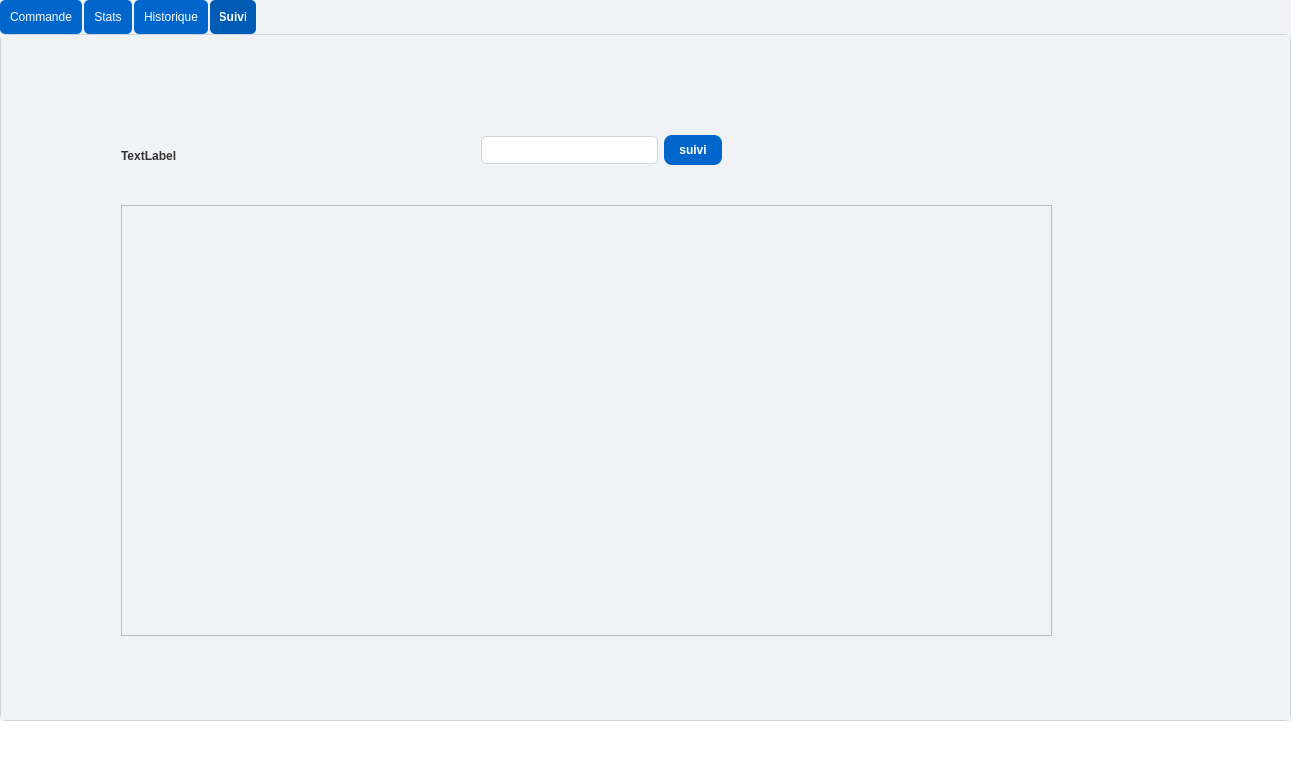
<?xml version="1.0" encoding="UTF-8"?>
<ui version="4.0">
 <class>MainWindow</class>
 <widget class="QMainWindow" name="MainWindow">
  <property name="geometry">
   <rect>
    <x>0</x>
    <y>0</y>
    <width>1305</width>
    <height>782</height>
   </rect>
  </property>
  <property name="windowTitle">
   <string>MainWindow</string>
  </property>
  <property name="styleSheet">
   <string notr="true">background-color: #FFFFFF;</string>
  </property>
  <widget class="QWidget" name="centralwidget">
   <widget class="QWidget" name="widget" native="true">
    <property name="geometry">
     <rect>
      <x>0</x>
      <y>0</y>
      <width>1291</width>
      <height>721</height>
     </rect>
    </property>
    <property name="styleSheet">
     <string notr="true">/* General Widget Style */
QWidget {
    background-color: #f0f2f5; /* Light gray */
    color: #333; /* Dark gray text */
}

/* QTabWidget Style */
QTabWidget::pane {
    border: 1px solid #d0d5db;
    background-color: #ffffff; /* White background for tabs */
    border-radius: 6px;
}

QTabBar::tab {
    background-color: #0066cc; /* Blue background for tabs */
    color: #ffffff; /* White text */
    padding: 10px;
    border-radius: 5px;
    margin-right: 2px;
}

QTabBar::tab:selected {
    background-color: #005bb5; /* Darker blue when selected */
    font-weight: bold;
}

/* Line Edit Style */
QLineEdit {
    background-color: #ffffff; /* White background */
    border: 1px solid #d0d5db;
    padding: 5px;
    border-radius: 5px;
    color: #333;
}

QLineEdit:focus {
    border: 1px solid #0066cc; /* Blue border on focus */
}

/* QDateEdit Style */
QDateEdit {
    background-color: #ffffff; /* White background */
    border: 1px solid #d0d5db;
    padding: 5px;
    border-radius: 5px;
    color: #333;
}

/* QPushButton Style */
QPushButton {
    background-color: #0066cc; /* Blue background */
    color: #ffffff; /* White text */
    border-radius: 8px;
    padding: 8px 15px;
    font-weight: bold;
}

QPushButton:hover {
    background-color: #005bb5; /* Darker blue on hover */
}

QPushButton:pressed {
    background-color: #004b99; /* Even darker blue on press */
}

/* QTableView Style */
QTableView {
    background-color: #ffffff; /* White background */
    border: 1px solid #d0d5db;
    gridline-color: #cccccc;
    font-size: 14px;
}

QHeaderView::section {
    background-color: #0066cc; /* Blue header */
    color: #ffffff; /* White text */
    padding: 8px;
    font-weight: bold;
    border: 1px solid #d0d5db;
}

/* QListWidget Style */
QListWidget {
    background-color: #ffffff; /* White background */
    border: 1px solid #d0d5db;
    color: #333; /* Dark gray text */
    padding: 5px;
}

/* QLabel Style */
QLabel {
    color: #333; /* Dark gray text */
    font-weight: bold;
}

/* QComboBox Style */
QComboBox {
    background-color: #ffffff; /* White background */
    border: 1px solid #d0d5db;
    padding: 5px;
    border-radius: 5px;
    color: #333;
}

QComboBox::drop-down {
    background-color: #0066cc; /* Blue background for dropdown */
}

</string>
    </property>
    <widget class="QTabWidget" name="tabWidget">
     <property name="geometry">
      <rect>
       <x>0</x>
       <y>0</y>
       <width>1291</width>
       <height>721</height>
      </rect>
     </property>
     <property name="styleSheet">
      <string notr="true"/>
     </property>
     <property name="currentIndex">
      <number>3</number>
     </property>
     <widget class="QWidget" name="tab">
      <attribute name="title">
       <string>Commande</string>
      </attribute>
      <widget class="QTableView" name="tableView">
       <property name="geometry">
        <rect>
         <x>550</x>
         <y>130</y>
         <width>531</width>
         <height>351</height>
        </rect>
       </property>
       <property name="styleSheet">
        <string notr="true"/>
       </property>
      </widget>
      <widget class="QWidget" name="widget" native="true">
       <property name="geometry">
        <rect>
         <x>400</x>
         <y>30</y>
         <width>244</width>
         <height>58</height>
        </rect>
       </property>
       <property name="styleSheet">
        <string notr="true">border: 2px solid black; /* 2px wide solid black border */
border-radius: 5px;     /* Optional: Makes the corners rounded */
</string>
       </property>
       <layout class="QHBoxLayout" name="horizontalLayout_4">
        <item>
         <widget class="QPushButton" name="pushButton">
          <property name="styleSheet">
           <string notr="true">background-color: rgb(255, 255, 255);</string>
          </property>
          <property name="text">
           <string/>
          </property>
          <property name="icon">
           <iconset>
            <normaloff>../rechercher.png</normaloff>../rechercher.png</iconset>
          </property>
          <property name="iconSize">
           <size>
            <width>40</width>
            <height>40</height>
           </size>
          </property>
         </widget>
        </item>
        <item>
         <widget class="QLineEdit" name="lineEditRecherche">
          <property name="styleSheet">
           <string notr="true"/>
          </property>
         </widget>
        </item>
       </layout>
      </widget>
      <widget class="QPushButton" name="exportPdfButton">
       <property name="geometry">
        <rect>
         <x>1130</x>
         <y>20</y>
         <width>141</width>
         <height>41</height>
        </rect>
       </property>
       <property name="text">
        <string>Export PDF</string>
       </property>
      </widget>
      <widget class="QWidget" name="widget_2" native="true">
       <property name="geometry">
        <rect>
         <x>20</x>
         <y>50</y>
         <width>341</width>
         <height>591</height>
        </rect>
       </property>
       <property name="styleSheet">
        <string notr="true">border: 2px solid black; /* 2px wide solid black border */
border-radius: 5px;     /* Optional: Makes the corners rounded */
</string>
       </property>
       <widget class="QWidget" name="layoutWidget">
        <property name="geometry">
         <rect>
          <x>0</x>
          <y>70</y>
          <width>341</width>
          <height>511</height>
         </rect>
        </property>
        <layout class="QVBoxLayout" name="verticalLayout">
         <item>
          <layout class="QHBoxLayout" name="horizontalLayout">
           <item>
            <widget class="QLabel" name="label">
             <property name="styleSheet">
              <string notr="true"/>
             </property>
             <property name="text">
              <string>Date de commande</string>
             </property>
            </widget>
           </item>
           <item alignment="Qt::AlignRight">
            <widget class="QDateEdit" name="dateEdit">
             <property name="styleSheet">
              <string notr="true"/>
             </property>
            </widget>
           </item>
          </layout>
         </item>
         <item>
          <layout class="QHBoxLayout" name="horizontalLayout_2">
           <item>
            <widget class="QLabel" name="label_2">
             <property name="styleSheet">
              <string notr="true"/>
             </property>
             <property name="text">
              <string>Etat de commande</string>
             </property>
            </widget>
           </item>
           <item alignment="Qt::AlignRight">
            <widget class="QLineEdit" name="lineEdit_2">
             <property name="styleSheet">
              <string notr="true"/>
             </property>
            </widget>
           </item>
          </layout>
         </item>
         <item>
          <layout class="QHBoxLayout" name="horizontalLayout_3">
           <item>
            <widget class="QLabel" name="label_3">
             <property name="styleSheet">
              <string notr="true"/>
             </property>
             <property name="text">
              <string>Montant Total</string>
             </property>
            </widget>
           </item>
           <item alignment="Qt::AlignRight">
            <widget class="QLineEdit" name="lineEdit_3">
             <property name="styleSheet">
              <string notr="true"/>
             </property>
            </widget>
           </item>
          </layout>
         </item>
         <item>
          <layout class="QHBoxLayout" name="horizontalLayout_6">
           <item>
            <widget class="QLabel" name="label_6">
             <property name="styleSheet">
              <string notr="true"/>
             </property>
             <property name="text">
              <string>Date de livraison</string>
             </property>
            </widget>
           </item>
           <item alignment="Qt::AlignRight">
            <widget class="QDateEdit" name="dateEdit_2">
             <property name="styleSheet">
              <string notr="true"/>
             </property>
            </widget>
           </item>
          </layout>
         </item>
         <item>
          <widget class="QPushButton" name="ajouterButton">
           <property name="styleSheet">
            <string notr="true"/>
           </property>
           <property name="text">
            <string>Ajouter</string>
           </property>
          </widget>
         </item>
        </layout>
       </widget>
       <widget class="QLabel" name="label_9">
        <property name="geometry">
         <rect>
          <x>20</x>
          <y>0</y>
          <width>301</width>
          <height>54</height>
         </rect>
        </property>
        <property name="styleSheet">
         <string notr="true"/>
        </property>
        <property name="text">
         <string>             Ajouter Nouvelle Commande</string>
        </property>
       </widget>
      </widget>
      <widget class="QWidget" name="widget_3" native="true">
       <property name="geometry">
        <rect>
         <x>410</x>
         <y>549</y>
         <width>361</width>
         <height>121</height>
        </rect>
       </property>
       <property name="styleSheet">
        <string notr="true">border: 2px solid black; /* 2px wide solid black border */
border-radius: 5px;     /* Optional: Makes the corners rounded */
</string>
       </property>
       <widget class="QWidget" name="layoutWidget_2">
        <property name="geometry">
         <rect>
          <x>20</x>
          <y>0</y>
          <width>321</width>
          <height>121</height>
         </rect>
        </property>
        <layout class="QVBoxLayout" name="verticalLayout_2">
         <item>
          <layout class="QHBoxLayout" name="horizontalLayout_7">
           <item>
            <widget class="QLabel" name="label_7">
             <property name="styleSheet">
              <string notr="true"/>
             </property>
             <property name="text">
              <string>ID Commande</string>
             </property>
            </widget>
           </item>
           <item>
            <widget class="QLineEdit" name="lineEdit_6">
             <property name="styleSheet">
              <string notr="true"/>
             </property>
            </widget>
           </item>
          </layout>
         </item>
         <item>
          <layout class="QHBoxLayout" name="horizontalLayout_8">
           <item>
            <widget class="QPushButton" name="supprimerButton">
             <property name="styleSheet">
              <string notr="true"/>
             </property>
             <property name="text">
              <string>Supprimer</string>
             </property>
            </widget>
           </item>
           <item>
            <widget class="QPushButton" name="modifierButton">
             <property name="styleSheet">
              <string notr="true"/>
             </property>
             <property name="text">
              <string>Modifier</string>
             </property>
            </widget>
           </item>
          </layout>
         </item>
        </layout>
       </widget>
      </widget>
      <widget class="QWidget" name="widget_4" native="true">
       <property name="geometry">
        <rect>
         <x>790</x>
         <y>549</y>
         <width>401</width>
         <height>121</height>
        </rect>
       </property>
       <property name="styleSheet">
        <string notr="true">border: 2px solid black; /* 2px wide solid black border */
border-radius: 5px;     /* Optional: Makes the corners rounded */
</string>
       </property>
       <widget class="QWidget" name="layoutWidget_3">
        <property name="geometry">
         <rect>
          <x>20</x>
          <y>0</y>
          <width>361</width>
          <height>121</height>
         </rect>
        </property>
        <layout class="QVBoxLayout" name="verticalLayout_3">
         <item>
          <layout class="QHBoxLayout" name="horizontalLayout_10">
           <item alignment="Qt::AlignLeft">
            <widget class="QLabel" name="label_8">
             <property name="styleSheet">
              <string notr="true"/>
             </property>
             <property name="text">
              <string>Trier</string>
             </property>
            </widget>
           </item>
           <item alignment="Qt::AlignRight">
            <widget class="QComboBox" name="comboBoxTri">
             <property name="styleSheet">
              <string notr="true"/>
             </property>
             <item>
              <property name="text">
               <string>ID Commande</string>
              </property>
             </item>
             <item>
              <property name="text">
               <string>Date Commande</string>
              </property>
             </item>
             <item>
              <property name="text">
               <string>Date Livraison</string>
              </property>
             </item>
            </widget>
           </item>
           <item>
            <widget class="QComboBox" name="comboBoxOrdre">
             <item>
              <property name="text">
               <string>Croissant</string>
              </property>
             </item>
             <item>
              <property name="text">
               <string>Décroissant</string>
              </property>
             </item>
            </widget>
           </item>
          </layout>
         </item>
         <item>
          <layout class="QHBoxLayout" name="horizontalLayout_9">
           <item>
            <widget class="QPushButton" name="trierButton">
             <property name="styleSheet">
              <string notr="true"/>
             </property>
             <property name="text">
              <string>OK</string>
             </property>
            </widget>
           </item>
           <item>
            <widget class="QPushButton" name="pushButton_4">
             <property name="styleSheet">
              <string notr="true"/>
             </property>
             <property name="text">
              <string>Cancel</string>
             </property>
            </widget>
           </item>
          </layout>
         </item>
        </layout>
       </widget>
      </widget>
     </widget>
     <widget class="QWidget" name="tab_3">
      <attribute name="title">
       <string>Stats</string>
      </attribute>
      <widget class="QGraphicsView" name="graphicsView">
       <property name="geometry">
        <rect>
         <x>10</x>
         <y>10</y>
         <width>1111</width>
         <height>661</height>
        </rect>
       </property>
      </widget>
      <widget class="QPushButton" name="buttonOrdersPerMonth">
       <property name="geometry">
        <rect>
         <x>1150</x>
         <y>400</y>
         <width>121</width>
         <height>51</height>
        </rect>
       </property>
       <property name="text">
        <string>Orders</string>
       </property>
      </widget>
      <widget class="QPushButton" name="buttonOrdersStatus">
       <property name="geometry">
        <rect>
         <x>1150</x>
         <y>280</y>
         <width>121</width>
         <height>51</height>
        </rect>
       </property>
       <property name="text">
        <string>STATS ETAT</string>
       </property>
      </widget>
     </widget>
     <widget class="QWidget" name="tab_2">
      <attribute name="title">
       <string>Historique</string>
      </attribute>
      <widget class="QListView" name="historiqueListView">
       <property name="geometry">
        <rect>
         <x>35</x>
         <y>70</y>
         <width>1071</width>
         <height>571</height>
        </rect>
       </property>
       <property name="styleSheet">
        <string notr="true">QListView {
    background-color: #f0f0f0; /* Couleur de fond de la liste */
    border: 1px solid #cccccc; /* Bordure extérieure */
    color: #333333; /* Couleur du texte des éléments */
    font: 12px &quot;Arial&quot;; /* Police et taille */
    padding: 5px; /* Espacement intérieur */
}

QListView::item {
    padding: 8px; /* Marges internes pour les éléments */
    border: 1px solid transparent; /* Bordure par défaut invisible */
}

QListView::item:hover {
    background-color: #d6e4ff; /* Couleur de fond au survol */
    border: 1px solid #99ccff; /* Bordure au survol */
}

QListView::item:selected {
    background-color: #3b5998; /* Couleur de fond pour les éléments sélectionnés */
    color: #ffffff; /* Couleur du texte pour les éléments sélectionnés */
    border: 1px solid #3b5998; /* Bordure autour des éléments sélectionnés */
}

QListView::item:selected:active {
    background-color: #2e477a; /* Couleur pour les éléments sélectionnés quand la liste est active */
}
</string>
       </property>
      </widget>
      <widget class="QPushButton" name="loadButton">
       <property name="geometry">
        <rect>
         <x>1130</x>
         <y>590</y>
         <width>141</width>
         <height>41</height>
        </rect>
       </property>
       <property name="text">
        <string>load</string>
       </property>
      </widget>
     </widget>
     <widget class="QWidget" name="tab_4">
      <attribute name="title">
       <string>Suivi</string>
      </attribute>
      <widget class="QGraphicsView" name="graphicsView_2">
       <property name="geometry">
        <rect>
         <x>120</x>
         <y>170</y>
         <width>931</width>
         <height>431</height>
        </rect>
       </property>
      </widget>
      <widget class="QLabel" name="statusLabel">
       <property name="geometry">
        <rect>
         <x>120</x>
         <y>100</y>
         <width>351</width>
         <height>41</height>
        </rect>
       </property>
       <property name="text">
        <string>TextLabel</string>
       </property>
      </widget>
      <widget class="QWidget" name="">
       <property name="geometry">
        <rect>
         <x>480</x>
         <y>90</y>
         <width>241</width>
         <height>51</height>
        </rect>
       </property>
       <layout class="QHBoxLayout" name="horizontalLayout_5">
        <item>
         <widget class="QLineEdit" name="idCommandeInput"/>
        </item>
        <item>
         <widget class="QPushButton" name="suiviButton">
          <property name="styleSheet">
           <string notr="true"/>
          </property>
          <property name="text">
           <string>suivi</string>
          </property>
         </widget>
        </item>
       </layout>
      </widget>
     </widget>
    </widget>
   </widget>
  </widget>
  <widget class="QMenuBar" name="menubar">
   <property name="geometry">
    <rect>
     <x>0</x>
     <y>0</y>
     <width>1305</width>
     <height>25</height>
    </rect>
   </property>
  </widget>
  <widget class="QStatusBar" name="statusbar"/>
 </widget>
 <resources/>
 <connections/>
</ui>
